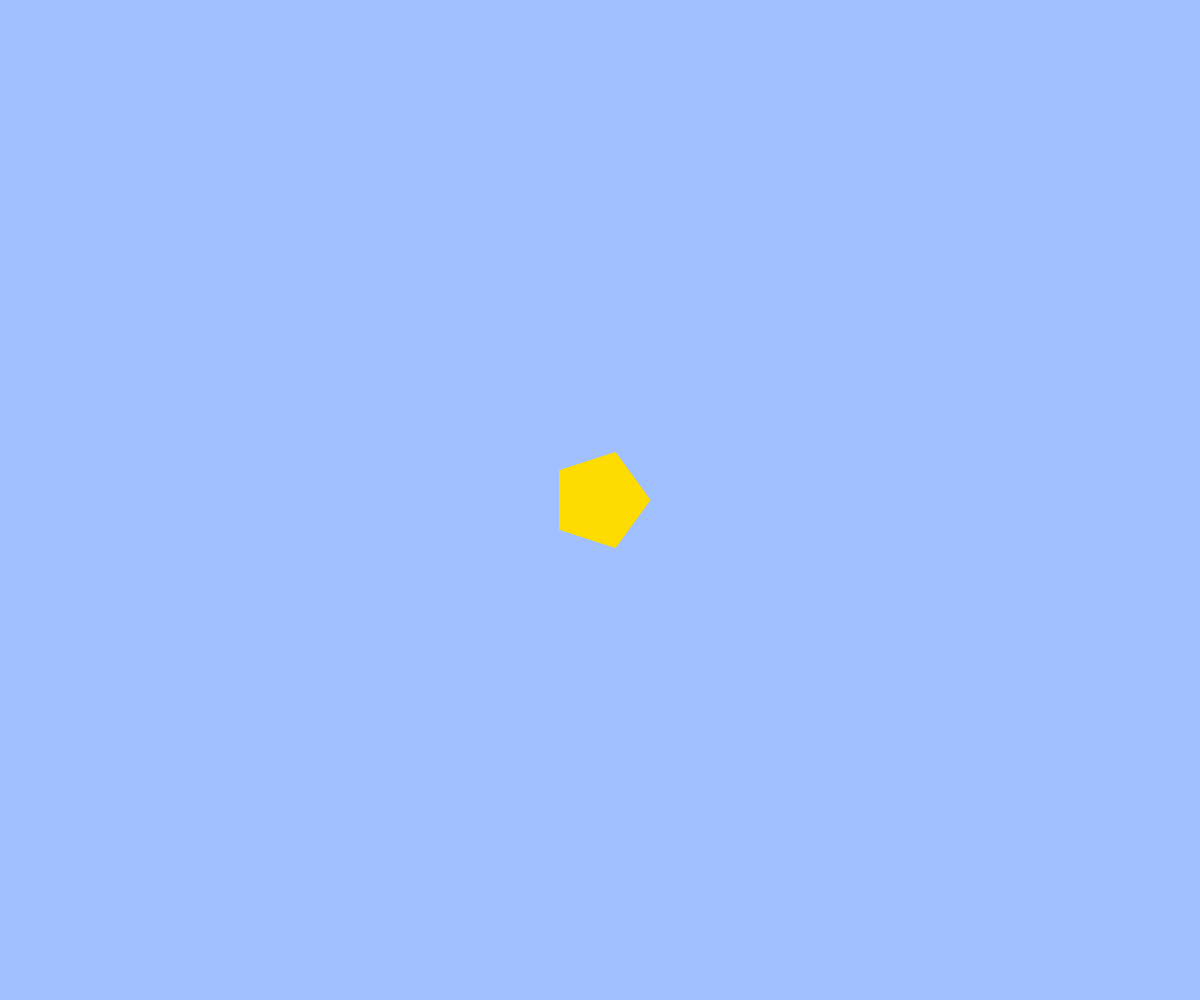
Frame 1 (no input)
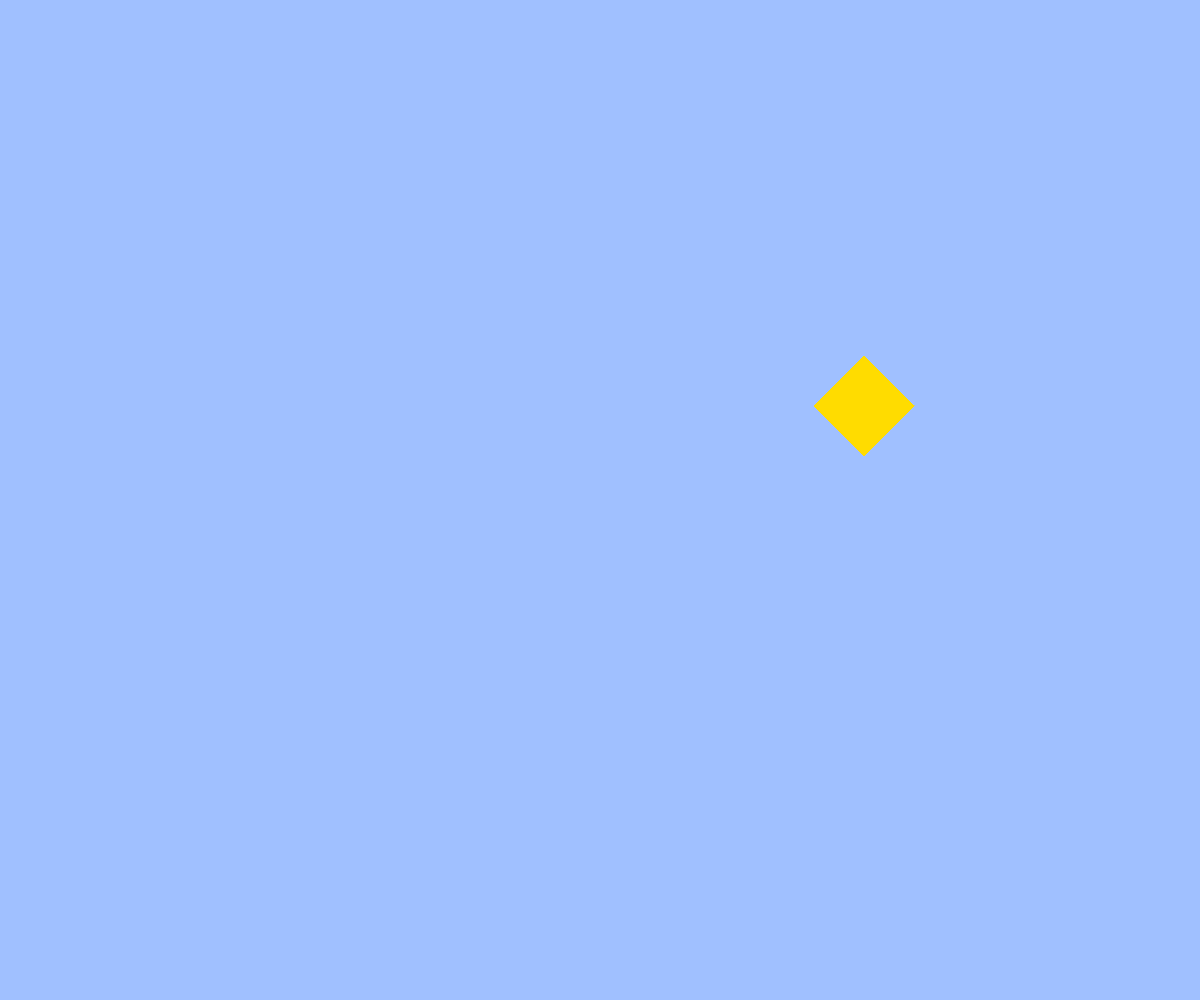
Frame 60 (no input)
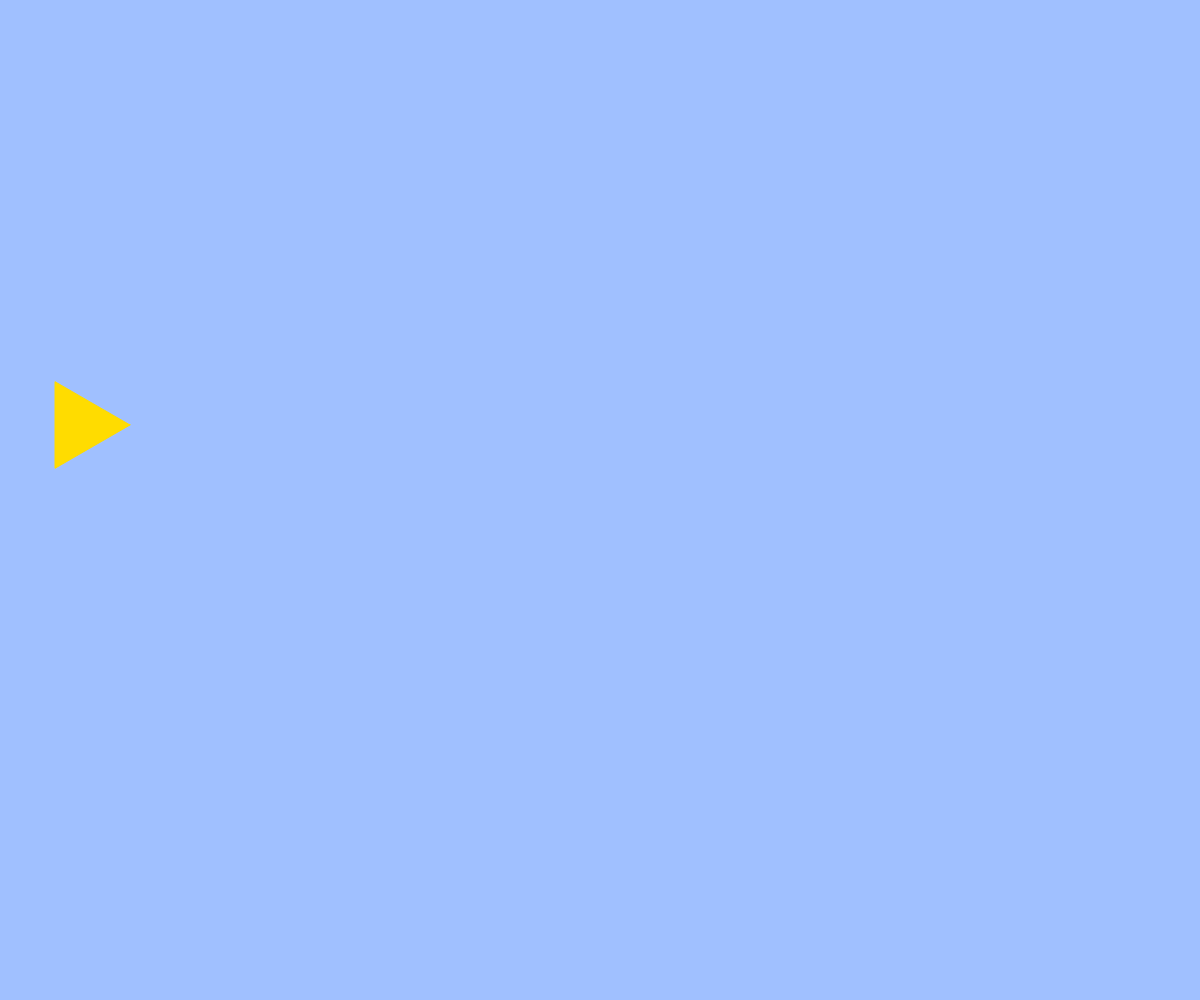
Frame 120 (the mouse pressed at the canvas centre since frame 60)

The p5.js sketch that drew these frames (run headless with seeded random() and noise() and a simulated clock; from frame 60 on, the mouse is pressed at the canvas centre):

// p5.js sketch
// ── sketch.js
// 最終課題を制作しよう

let x, y, w, h, vx, vy;
const g = 1; // 重力加速度
const vyMax = 40;
let n; // figure関数の頂点数

function setup(){
  createCanvas(windowWidth, windowHeight);　// w, h を座標として初期化し、x, y は未使用にする
  w = width / 2; 
  h = height / 2;
  vx = 16;
  vy = 8;
  n = 5;//描画する多角形の頂点数
}

function draw(){
  // ⓵描画設定
  background(160, 192, 255); 
  fill(255, 220, 0);
  stroke(255, 220, 0); 
  figure(n, w, h, 50); // figure関数の呼び出し (w, h は図形の中心座標)　要件：アニメーションの活用
  w += vx;   // 速度による座標の更新
  h += vy; 
  vy = constrain(vy + g, -vyMax, vyMax); // 重力と速度の制限

  //⓶反射
  if(w < 0 || w > width){// 左右の壁での反射
    vx = -1 * vx;
  }

  if(w < 0 || w > width){
     n = n - 1; 
     n = max(3, n - 1); // n を減らす処理。ただし最低値を3に制限
  }

  if(h > height){// 下の床での反射
    vy = -1 * vy;
  }

  if(h > height){
    n = n + 1;
  }
  
  //⓷座標が画面外に出ないように制限
  w = constrain(w, 0, width);
  h = constrain(h, 0, height);
  
  // ⓸キー入力による移動（要件キーボード）
  const moveSpeed = 5;
  if(keyIsDown("A".charCodeAt(0))){ w -= moveSpeed*10; } // Aキーで左に移動を追加
  if(keyIsDown("B".charCodeAt(0))){ w += moveSpeed*10; } // Bキーで右に移動を追加
  if(keyIsDown("C".charCodeAt(0))){ h -= moveSpeed*10; } // Cキーで上に移動を追加
  if(keyIsDown("D".charCodeAt(0))){ h += moveSpeed*10; } // Dキーで下に移動を追加
}

function windowResized(){
  resizeCanvas(windowWidth, windowHeight);
}

// 多角形を描画する関数（要件：自作の関数）
function figure(n, cx, cy, r){
  beginShape();
  for(var i = 0 ; i < n; i++){ //要件：ループ
    let theta = TWO_PI * i / n;
    let x = cx + cos(theta) * r; 
    let y = cy + sin(theta) * r;
    vertex(x, y);
  }
  endShape(CLOSE);
}
